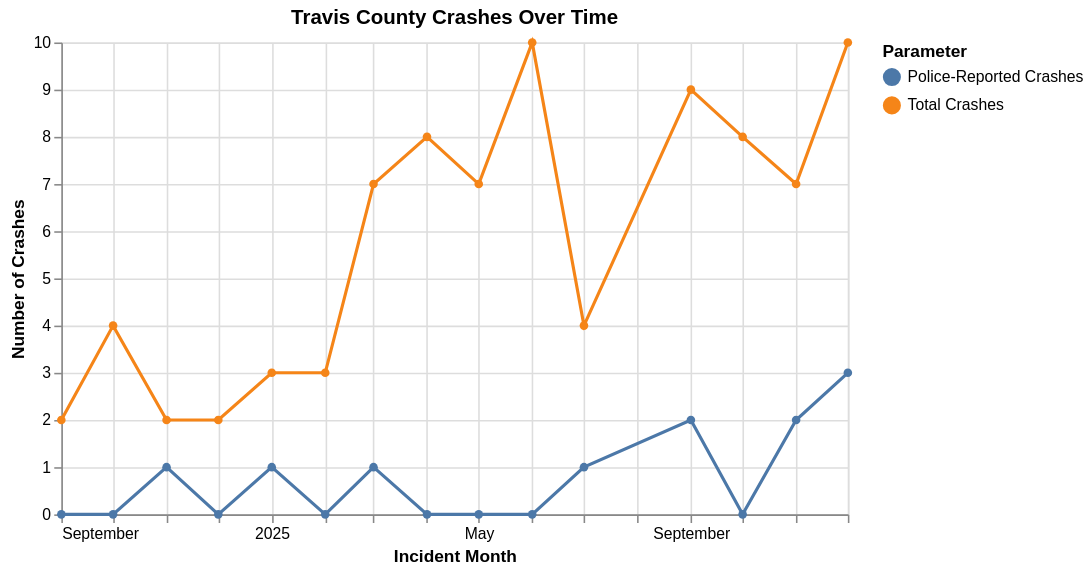

The notebook cell saved with this chart:
### Code cell
tx_crashes_w_police_reported_crashes_line_chart = alt.Chart(travis_crashes_by_yr_month).mark_line(point=True).encode(
  x = alt.X("incident_date:T", title = "Incident Month"),
  y = alt.Y("value:Q", title = "Number of Crashes"),
  color = alt.Color("parameter:N", legend=alt.Legend(title="Parameter"), sort="ascending"),
).properties(
  title = "Travis County Crashes Over Time",
  width = 500
)

tx_crashes_w_police_reported_crashes_line_chart

### Figure 1 — Vega-Lite specification as saved in the notebook (floating-point values rounded to 4 significant figures)
{"config": {"view": {"continuousWidth": 300, "continuousHeight": 300}}, "data": {"name": "data-8a1edbf214a597abf7d51f7a1318000f"}, "mark": {"type": "line", "point": true}, "encoding": {"color": {"field": "parameter", "legend": {"title": "Parameter"}, "sort": "ascending", "type": "nominal"}, "x": {"field": "incident_date", "title": "Incident Month", "type": "temporal"}, "y": {"field": "value", "title": "Number of Crashes", "type": "quantitative"}}, "title": "Travis County Crashes Over Time", "width": 500, "$schema": "https://vega.github.io/schema/vega-lite/v6.4.1.json", "datasets": {"data-8a1edbf214a597abf7d51f7a1318000f": [{"incident_date": "2024-09-01T00:00:00", "parameter": "Total Crashes", "value": 2}, {"incident_date": "2024-10-01T00:00:00", "parameter": "Total Crashes", "value": 4}, {"incident_date": "2024-11-01T00:00:00", "parameter": "Total Crashes", "value": 2}, {"incident_date": "2024-12-01T00:00:00", "parameter": "Total Crashes", "value": 2}, {"incident_date": "2025-01-01T00:00:00", "parameter": "Total Crashes", "value": 3}, {"incident_date": "2025-02-01T00:00:00", "parameter": "Total Crashes", "value": 3}, {"incident_date": "2025-03-01T00:00:00", "parameter": "Total Crashes", "value": 7}, {"incident_date": "2025-04-01T00:00:00", "parameter": "Total Crashes", "value": 8}, {"incident_date": "2025-05-01T00:00:00", "parameter": "Total Crashes", "value": 7}, {"incident_date": "2025-06-01T00:00:00", "parameter": "Total Crashes", "value": 10}, {"incident_date": "2025-07-01T00:00:00", "parameter": "Total Crashes", "value": 4}, {"incident_date": "2025-09-01T00:00:00", "parameter": "Total Crashes", "value": 9}, {"incident_date": "2025-10-01T00:00:00", "parameter": "Total Crashes", "value": 8}, {"incident_date": "2025-11-01T00:00:00", "parameter": "Total Crashes", "value": 7}, {"incident_date": "2025-12-01T00:00:00", "parameter": "Total Crashes", "value": 10}, {"incident_date": "2024-09-01T00:00:00", "parameter": "Police-Reported Crashes", "value": 0}, {"incident_date": "2024-10-01T00:00:00", "parameter": "Police-Reported Crashes", "value": 0}, {"incident_date": "2024-11-01T00:00:00", "parameter": "Police-Reported Crashes", "value": 1}, {"incident_date": "2024-12-01T00:00:00", "parameter": "Police-Reported Crashes", "value": 0}, {"incident_date": "2025-01-01T00:00:00", "parameter": "Police-Reported Crashes", "value": 1}, {"incident_date": "2025-02-01T00:00:00", "parameter": "Police-Reported Crashes", "value": 0}, {"incident_date": "2025-03-01T00:00:00", "parameter": "Police-Reported Crashes", "value": 1}, {"incident_date": "2025-04-01T00:00:00", "parameter": "Police-Reported Crashes", "value": 0}, {"incident_date": "2025-05-01T00:00:00", "parameter": "Police-Reported Crashes", "value": 0}, {"incident_date": "2025-06-01T00:00:00", "parameter": "Police-Reported Crashes", "value": 0}, {"incident_date": "2025-07-01T00:00:00", "parameter": "Police-Reported Crashes", "value": 1}, {"incident_date": "2025-09-01T00:00:00", "parameter": "Police-Reported Crashes", "value": 2}, {"incident_date": "2025-10-01T00:00:00", "parameter": "Police-Reported Crashes", "value": 0}, {"incident_date": "2025-11-01T00:00:00", "parameter": "Police-Reported Crashes", "value": 2}, {"incident_date": "2025-12-01T00:00:00", "parameter": "Police-Reported Crashes", "value": 3}]}}
